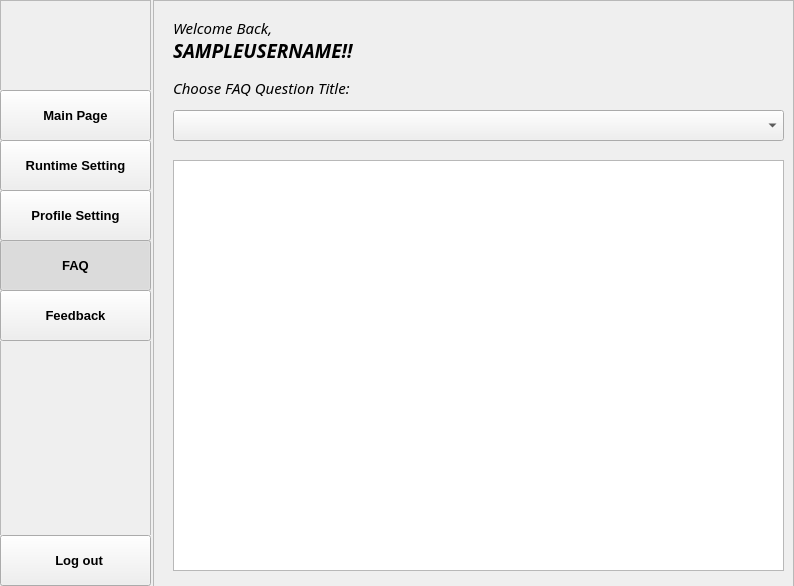
<?xml version="1.0" encoding="UTF-8"?>
<ui version="4.0">
 <class>user_faq_page</class>
 <widget class="QMainWindow" name="user_faq_page">
  <property name="geometry">
   <rect>
    <x>0</x>
    <y>0</y>
    <width>794</width>
    <height>586</height>
   </rect>
  </property>
  <property name="windowTitle">
   <string>MainWindow</string>
  </property>
  <widget class="QWidget" name="centralwidget">
   <widget class="QFrame" name="frame_2">
    <property name="geometry">
     <rect>
      <x>153</x>
      <y>0</y>
      <width>641</width>
      <height>591</height>
     </rect>
    </property>
    <property name="frameShape">
     <enum>QFrame::StyledPanel</enum>
    </property>
    <property name="frameShadow">
     <enum>QFrame::Raised</enum>
    </property>
    <widget class="QLabel" name="label_4">
     <property name="geometry">
      <rect>
       <x>20</x>
       <y>20</y>
       <width>131</width>
       <height>16</height>
      </rect>
     </property>
     <property name="font">
      <font>
       <family>Rockwell</family>
       <pointsize>11</pointsize>
       <italic>true</italic>
      </font>
     </property>
     <property name="text">
      <string>Welcome Back,</string>
     </property>
    </widget>
    <widget class="QLabel" name="lblUsername">
     <property name="geometry">
      <rect>
       <x>20</x>
       <y>40</y>
       <width>431</width>
       <height>21</height>
      </rect>
     </property>
     <property name="font">
      <font>
       <family>Rockwell</family>
       <pointsize>14</pointsize>
       <weight>75</weight>
       <italic>true</italic>
       <bold>true</bold>
      </font>
     </property>
     <property name="text">
      <string>SAMPLEUSERNAME!!</string>
     </property>
    </widget>
    <widget class="QLabel" name="label_2">
     <property name="geometry">
      <rect>
       <x>0</x>
       <y>0</y>
       <width>811</width>
       <height>591</height>
      </rect>
     </property>
     <property name="styleSheet">
      <string notr="true">background-image: url(:/backgournds/FlyTranslate-logo/background_image.png);</string>
     </property>
     <property name="text">
      <string/>
     </property>
     <property name="scaledContents">
      <bool>true</bool>
     </property>
    </widget>
    <widget class="QComboBox" name="cbbFAQ">
     <property name="geometry">
      <rect>
       <x>20</x>
       <y>110</y>
       <width>611</width>
       <height>31</height>
      </rect>
     </property>
    </widget>
    <widget class="QTextEdit" name="txtFAQ">
     <property name="geometry">
      <rect>
       <x>20</x>
       <y>160</y>
       <width>611</width>
       <height>411</height>
      </rect>
     </property>
    </widget>
    <widget class="QLabel" name="label_5">
     <property name="geometry">
      <rect>
       <x>20</x>
       <y>80</y>
       <width>241</width>
       <height>16</height>
      </rect>
     </property>
     <property name="font">
      <font>
       <family>Rockwell</family>
       <pointsize>11</pointsize>
       <italic>true</italic>
      </font>
     </property>
     <property name="text">
      <string>Choose FAQ Question Title:</string>
     </property>
    </widget>
    <zorder>label_2</zorder>
    <zorder>label_4</zorder>
    <zorder>lblUsername</zorder>
    <zorder>cbbFAQ</zorder>
    <zorder>txtFAQ</zorder>
    <zorder>label_5</zorder>
   </widget>
   <widget class="QFrame" name="frame">
    <property name="geometry">
     <rect>
      <x>0</x>
      <y>0</y>
      <width>151</width>
      <height>591</height>
     </rect>
    </property>
    <property name="frameShape">
     <enum>QFrame::StyledPanel</enum>
    </property>
    <property name="frameShadow">
     <enum>QFrame::Raised</enum>
    </property>
    <widget class="QLabel" name="label">
     <property name="geometry">
      <rect>
       <x>0</x>
       <y>80</y>
       <width>151</width>
       <height>511</height>
      </rect>
     </property>
     <property name="styleSheet">
      <string notr="true">background-image: url(:/backgournds/FlyTranslate-logo/background_image.png);</string>
     </property>
     <property name="text">
      <string/>
     </property>
    </widget>
    <widget class="QLabel" name="label_6">
     <property name="geometry">
      <rect>
       <x>0</x>
       <y>-20</y>
       <width>151</width>
       <height>111</height>
      </rect>
     </property>
     <property name="styleSheet">
      <string notr="true">background-image: url(:/backgournds/FlyTranslate-logo/logo_only_2.png);</string>
     </property>
     <property name="text">
      <string/>
     </property>
     <property name="scaledContents">
      <bool>true</bool>
     </property>
    </widget>
    <widget class="QPushButton" name="btnMainButton">
     <property name="geometry">
      <rect>
       <x>0</x>
       <y>90</y>
       <width>151</width>
       <height>51</height>
      </rect>
     </property>
     <property name="font">
      <font>
       <pointsize>10</pointsize>
       <weight>75</weight>
       <bold>true</bold>
      </font>
     </property>
     <property name="autoFillBackground">
      <bool>true</bool>
     </property>
     <property name="text">
      <string>Main Page</string>
     </property>
     <property name="checkable">
      <bool>true</bool>
     </property>
     <property name="checked">
      <bool>false</bool>
     </property>
    </widget>
    <widget class="QPushButton" name="btnRunTimeSettings">
     <property name="geometry">
      <rect>
       <x>0</x>
       <y>140</y>
       <width>151</width>
       <height>51</height>
      </rect>
     </property>
     <property name="font">
      <font>
       <pointsize>10</pointsize>
       <weight>75</weight>
       <bold>true</bold>
      </font>
     </property>
     <property name="autoFillBackground">
      <bool>true</bool>
     </property>
     <property name="text">
      <string>Runtime Setting</string>
     </property>
     <property name="checkable">
      <bool>true</bool>
     </property>
     <property name="checked">
      <bool>false</bool>
     </property>
    </widget>
    <widget class="QPushButton" name="btnProfileSettings">
     <property name="geometry">
      <rect>
       <x>0</x>
       <y>190</y>
       <width>151</width>
       <height>51</height>
      </rect>
     </property>
     <property name="font">
      <font>
       <pointsize>10</pointsize>
       <weight>75</weight>
       <bold>true</bold>
      </font>
     </property>
     <property name="autoFillBackground">
      <bool>true</bool>
     </property>
     <property name="text">
      <string>Profile Setting</string>
     </property>
     <property name="checkable">
      <bool>true</bool>
     </property>
     <property name="checked">
      <bool>false</bool>
     </property>
    </widget>
    <widget class="QPushButton" name="btnFAQ">
     <property name="geometry">
      <rect>
       <x>0</x>
       <y>240</y>
       <width>151</width>
       <height>51</height>
      </rect>
     </property>
     <property name="font">
      <font>
       <pointsize>10</pointsize>
       <weight>75</weight>
       <bold>true</bold>
      </font>
     </property>
     <property name="autoFillBackground">
      <bool>true</bool>
     </property>
     <property name="text">
      <string>FAQ</string>
     </property>
     <property name="checkable">
      <bool>true</bool>
     </property>
     <property name="checked">
      <bool>true</bool>
     </property>
    </widget>
    <widget class="QPushButton" name="btnLogout">
     <property name="geometry">
      <rect>
       <x>0</x>
       <y>535</y>
       <width>151</width>
       <height>51</height>
      </rect>
     </property>
     <property name="font">
      <font>
       <pointsize>10</pointsize>
       <weight>75</weight>
       <bold>true</bold>
      </font>
     </property>
     <property name="autoFillBackground">
      <bool>true</bool>
     </property>
     <property name="text">
      <string>  Log out</string>
     </property>
     <property name="icon">
      <iconset resource="../Images_for_design/static_img.qrc">
       <normaloff>:/logout/logout.png</normaloff>:/logout/logout.png</iconset>
     </property>
     <property name="checkable">
      <bool>false</bool>
     </property>
     <property name="checked">
      <bool>false</bool>
     </property>
    </widget>
    <widget class="QPushButton" name="btnFeedback">
     <property name="geometry">
      <rect>
       <x>0</x>
       <y>290</y>
       <width>151</width>
       <height>51</height>
      </rect>
     </property>
     <property name="font">
      <font>
       <pointsize>10</pointsize>
       <weight>75</weight>
       <bold>true</bold>
      </font>
     </property>
     <property name="autoFillBackground">
      <bool>true</bool>
     </property>
     <property name="text">
      <string>Feedback</string>
     </property>
     <property name="checkable">
      <bool>true</bool>
     </property>
     <property name="checked">
      <bool>false</bool>
     </property>
    </widget>
   </widget>
  </widget>
 </widget>
 <resources>
  <include location="../Images_for_design/static_img.qrc"/>
  <include location="../Images_for_design/background_imgs.qrc"/>
 </resources>
 <connections/>
</ui>
